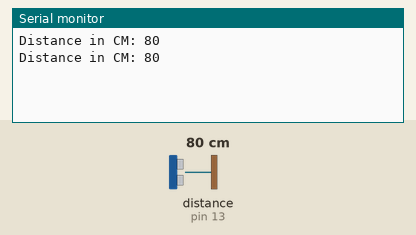
This sketch was run on a simulated Arduino Uno, built with avr-gcc and run on an emulated ATmega328P. On the bench: the last lines printed to the serial monitor. The test bench sets the inputs (shaded band); at power-on: distance to the obstacle (sensor on pin 13) 80 cm.

Above: at 2.8 s.
2.9 s: distance to the obstacle (sensor on pin 13) set to 2 cm
At 4.8 s:
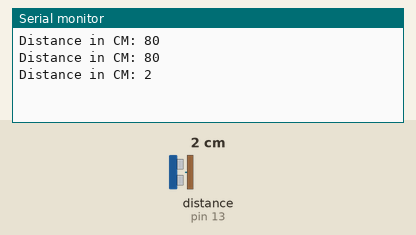
5.6 s: distance to the obstacle (sensor on pin 13) set to 4 cm
At 6.7 s:
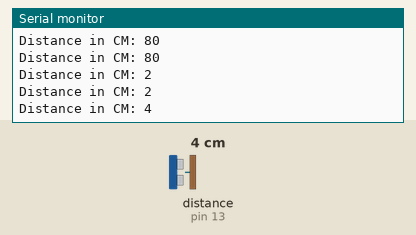
Timing chart, 0 to 8.6 s (numbered marks = the images above; inputs shaded):
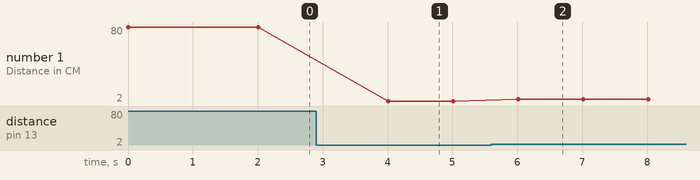

The sketch:

lab03_02.ino
```cpp
#include <Ultrasonic.h>
Ultrasonic ultrasonic(12, 13);
int distance;

void setup() {
  Serial.begin(9600);
  pinMode(LED_BUILTIN,OUTPUT);
}

void loop() {
  distance = ultrasonic.read();
  Serial.print("Distance in CM: ");
  Serial.println(distance);

  if(distance >= 15){
    digitalWrite(LED_BUILTIN,LOW);
    delay(1000);
    digitalWrite(LED_BUILTIN,HIGH);
  }
  if((distance < 15) && (distance > 5)){
    digitalWrite(LED_BUILTIN,LOW);
    delay(100);
    digitalWrite(LED_BUILTIN,HIGH);
  }
  delay(1000);
}
```

Measured:
- after the input at 2.9 s, the serial monitor: prints a new line after 1.1 s (image 1)
- after the input at 5.6 s, the serial monitor: prints a new line after 0.41 s (image 2)
- plotted number 1: 80 → 2 after the input at 2.9 s, 2 → 4 after the input at 5.6 s
